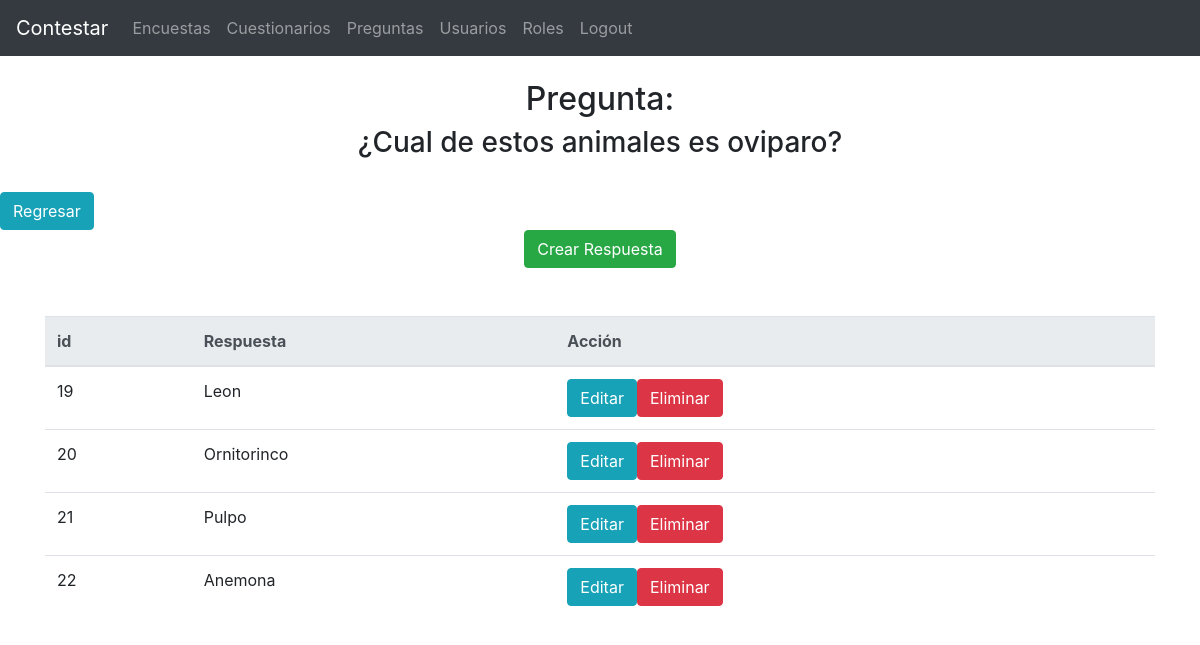
/CodeIgniter/Preguntas/Respuestas/6, run on the app's committed database.
### tables this page shows
CREATE TABLE `pregunta` (
  `idPregunta` int(11) NOT NULL,
  `pregunta` varchar(100) NOT NULL
);

CREATE TABLE `respuesta` (
  `idRespuesta` int(11) NOT NULL,
  `respuesta` varchar(45) NOT NULL,
  `pregunta_idPregunta` int(11) NOT NULL
);

### CodeIgniter/application/controllers/respuestasController.php (called while the page is built, shortened)
<?php
	class RespuestasController extends CI_Controller{
		function __construct(){
			$this->load->model('pregunta_model');
			$this->load->model('respuesta_model');
		}
		function index(){
			$idPregunta = $this->uri->segment(3);
			$dato['respuestas'] = $this->respuesta_model->read($idPregunta);
			$dato['p'] = $this->pregunta_model->get($idPregunta);
			$this->load->view('layouts/header');
			$this->load->view('respuestas/index', $dato);
		}
	}

### CodeIgniter/index.php (called while the page is built, shortened)
<?php
require_once BASEPATH.'core/CodeIgniter.php';

### CodeIgniter/application/models/pregunta_model.php (called while the page is built, shortened)
<?php
	class Pregunta_model extends CI_Model{
		function get($id){
			$this->db->where("idPregunta", $id);
			$query = $this->db->get('pregunta');
			if($query->num_rows() > 0){
				return $query;
			}else{
				return false;
			}
		}
}

### CodeIgniter/application/models/respuesta_model.php (called while the page is built, shortened)
<?php
	class Respuesta_model extends CI_Model{
		function read($idPregunta){
			$this->db->where("pregunta_idPregunta", $idPregunta);
			$query = $this->db->get('respuesta');
			if($query->num_rows() > 0){
				return $query;
			}else{
				return false;
			}
		}
}

### CodeIgniter/application/views/respuestas/index.php (the view, shortened to what this page needs)
		<?php
			$idPregunta = $this->uri->segment(3);
			$crearRespuesta_url = base_url() . "Preguntas/Respuestas/Crear/" . $idPregunta;
			$editarRespuesta_url = base_url() . "Preguntas/Respuestas/Editar";
			$eliminarRespuesta_url = base_url() . "Preguntas/Respuestas/delete/";
            $regresar = base_url() . "Preguntas";
		?>
<div align="center">
			<h2>Pregunta:</h2>
			<h3>
				<?php
		        	foreach ($p->result() as $pe){
		           		echo $pe->pregunta;
	        ?>
			</h3>
		</div>
		<br>
		<div align="start">
		 <a href="<?php echo $regresar?>" >
		<input type="button" name="regresar" value="Regresar" class="btn btn-info">
	    </a>
	</div>
		<div align="center">
			<a href="<?php echo $crearRespuesta_url?>">
            <input class="btn btn-success" type="button" name="" value="Crear Respuesta">
         </a>
		</div>
		<br><br>
		<div class="container">
			<table class="table table-hover">
				<thead class="thead-light">
					<tr>
						<th scope="col">id</th>
						<th scope="col">Respuesta</th>
						<th scope="col">Acción</th>
					</tr>
				</thead>
				<tbody>
					<?php if($respuestas!=null):?>
						<?php foreach ($respuestas->result() as $respuesta) {?>
							<tr>
								<td><?= $respuesta->idRespuesta?></td>
								<td><?= $respuesta->respuesta?></td>
								<td>
									<div class="form-inline">
										<form action="<?php echo $editarRespuesta_url?>" method="POST">
											<input class="btn btn-info" type="submit" name="Editar" value="Editar">
										</form>
										<a href="<?php echo $eliminarRespuesta_url . $respuesta->idRespuesta?>">
											<input class="btn btn-danger" type="button" name="Eliminar" value="Eliminar">
										</a>
									</div>
								</td>
							</tr>
						<?php } ?>
					<?php endif?>
				</tbody>
			</table>
		</div>
		<br>
<?php } ?>
</body>
</html>

### data on the page
pregunta: pregunta "¿Cual de estos animales es oviparo?"
respuesta: idRespuesta "19", respuesta "Leon"
respuesta: idRespuesta "20", respuesta "Ornitorinco"
respuesta: idRespuesta "21", respuesta "Pulpo"
respuesta: idRespuesta "22", respuesta "Anemona"
